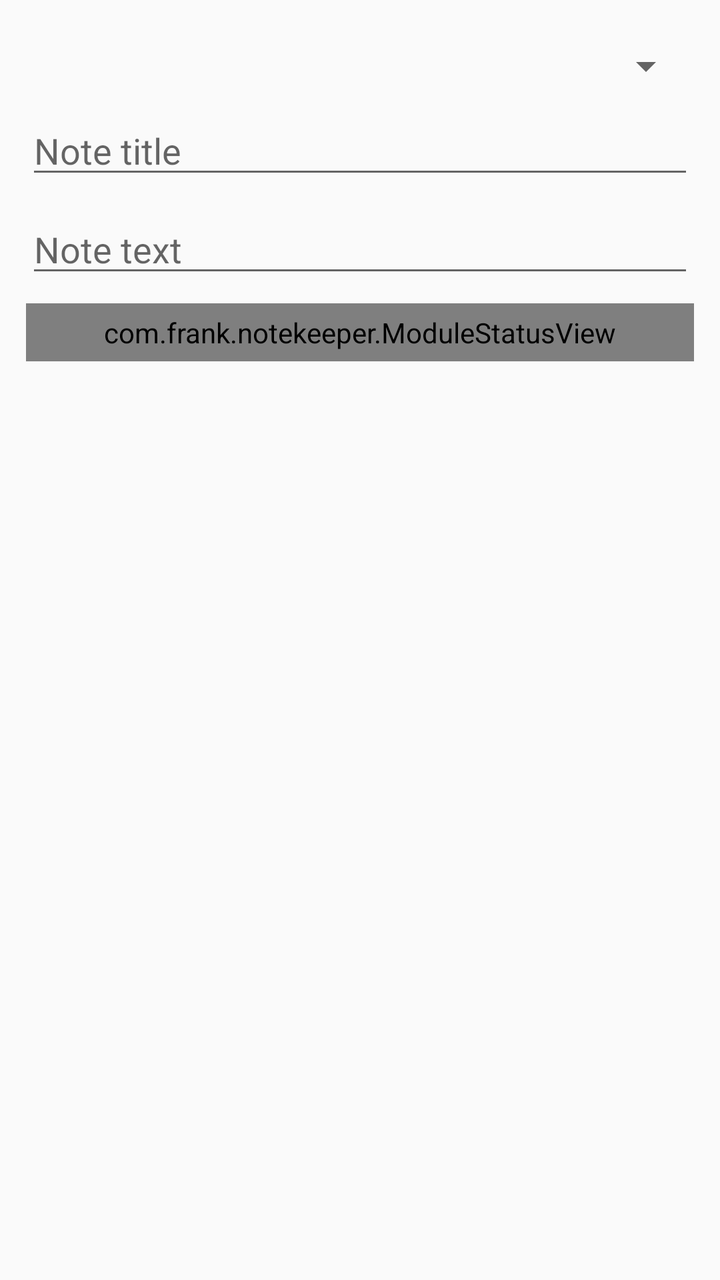
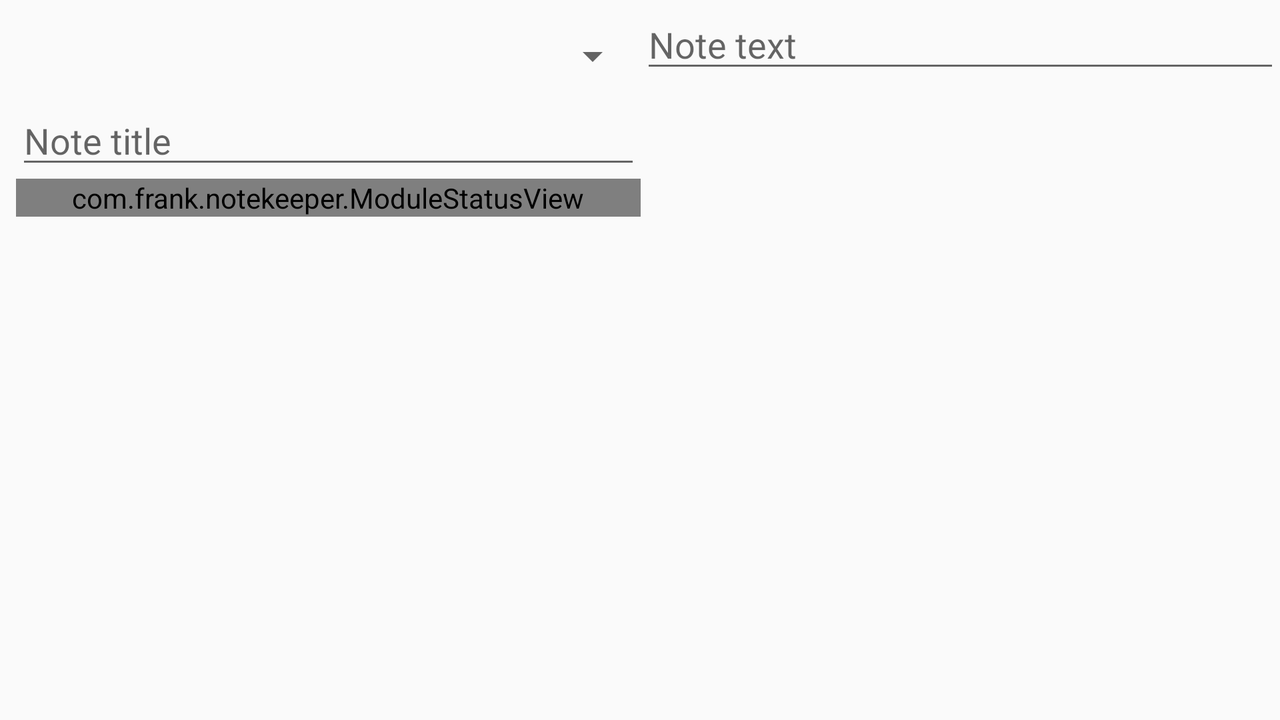

The same Android screen from two of the app's own layout files: first res/layout/ as a phone draws it, then the repository's variant for another configuration, drawn on a device whose configuration selects that folder. Both files follow.
<!-- AndroidManifest.xml: application theme AppTheme -->
<!-- res/layout/content_note.xml -->
<?xml version="1.0" encoding="utf-8"?>
<androidx.constraintlayout.widget.ConstraintLayout xmlns:android="http://schemas.android.com/apk/res/android"
    xmlns:app="http://schemas.android.com/apk/res-auto"
    xmlns:tools="http://schemas.android.com/tools"
    android:layout_width="match_parent"
    android:layout_height="match_parent"
    android:padding="5dp"
    app:layout_behavior="@string/appbar_scrolling_view_behavior"
    tools:context=".NoteActivity"
    tools:showIn="@layout/activity_note">

    <EditText
        android:id="@+id/text_note_title"
        android:layout_width="0dp"
        android:layout_height="wrap_content"
        android:layout_marginTop="8dp"
        android:autofillHints=""
        android:ems="10"
        android:gravity="start|top"
        android:hint="@string/note_title_hint"
        android:inputType="textMultiLine"
        android:nextFocusRight="@+id/text_note_text"
        android:textColor="?android:attr/textColorPrimary"
        android:textColorHint="?android:attr/textColorHint"
        app:layout_constraintEnd_toEndOf="@+id/spinner_courses"
        app:layout_constraintStart_toStartOf="@+id/spinner_courses"
        app:layout_constraintTop_toBottomOf="@+id/spinner_courses" />

    <EditText
        android:id="@+id/text_note_text"
        android:layout_width="0dp"
        android:layout_height="wrap_content"
        android:layout_marginTop="8dp"
        android:autofillHints=""
        android:ems="10"
        android:gravity="start|top"
        android:hint="@string/note_text_hint"
        android:inputType="textMultiLine"
        android:textColor="?android:attr/textColorPrimary"
        app:layout_constraintEnd_toEndOf="@+id/text_note_title"
        app:layout_constraintStart_toStartOf="@+id/text_note_title"
        app:layout_constraintTop_toBottomOf="@+id/text_note_title" />

    <ProgressBar
        android:id="@+id/progress_bar"
        style="@style/Widget.AppCompat.ProgressBar.Horizontal"
        android:layout_width="0dp"
        android:layout_height="wrap_content"
        android:layout_marginBottom="8dp"
        android:layout_marginEnd="32dp"
        android:layout_marginStart="32dp"
        android:layout_marginTop="8dp"
        android:max="3"
        app:layout_constraintBottom_toBottomOf="parent"
        app:layout_constraintEnd_toEndOf="@+id/text_note_text"
        app:layout_constraintStart_toStartOf="@+id/text_note_text"
        app:layout_constraintTop_toBottomOf="@+id/text_note_text"
        tools:visibility="gone" />

    <Spinner
        android:id="@+id/spinner_courses"
        android:layout_width="0dp"
        android:layout_height="wrap_content"
        android:layout_marginEnd="8dp"
        android:layout_marginStart="8dp"
        android:layout_marginTop="16dp"
        android:nextFocusRight="@+id/text_note_title"
        app:layout_constraintEnd_toEndOf="parent"
        app:layout_constraintStart_toStartOf="parent"
        app:layout_constraintTop_toTopOf="parent" />

    <view
        android:id="@+id/module_status"
        class="com.frank.notekeeper.ModuleStatusView"
        android:layout_width="0dp"
        android:layout_height="wrap_content"
        android:layout_marginTop="8dp"
        android:padding="5dp"
        app:layout_constraintEnd_toEndOf="@+id/text_note_text"
        app:layout_constraintStart_toStartOf="@+id/text_note_text"
        app:layout_constraintTop_toBottomOf="@+id/text_note_text"
        app:outlineColor="@android:color/holo_green_dark"
        app:outlineWidth="5dp"
        app:shape="circle" />
</androidx.constraintlayout.widget.ConstraintLayout>
<!-- resources referenced by this layout -->
<resources>
  <string name="note_text_hint">Note text</string>
  <string name="note_title_hint">Note title</string>
  <style name="AppTheme" parent="Theme.AppCompat.Light.DarkActionBar">
          
          <item name="colorPrimary">@color/colorPrimary</item>
          <item name="colorPrimaryDark">@color/colorPrimaryDark</item>
          <item name="colorAccent">@color/colorAccent</item>
  
      </style>
</resources>
<!-- res/layout-land/content_note.xml (the repository's variant of the layout above) -->
<!-- drawn on the phone turned sideways -->
<?xml version="1.0" encoding="utf-8"?>
<androidx.constraintlayout.widget.ConstraintLayout xmlns:android="http://schemas.android.com/apk/res/android"
    xmlns:app="http://schemas.android.com/apk/res-auto"
    xmlns:tools="http://schemas.android.com/tools"
    android:layout_width="match_parent"
    android:layout_height="match_parent"
    app:layout_behavior="@string/appbar_scrolling_view_behavior"
    tools:context=".NoteActivity"
    tools:showIn="@layout/activity_note">

    <EditText
        android:id="@+id/text_note_title"
        android:layout_width="0dp"
        android:layout_height="wrap_content"
        android:layout_marginTop="8dp"
        android:autofillHints=""
        android:ems="10"
        android:gravity="start|top"
        android:hint="@string/note_title_hint"
        android:inputType="textMultiLine"
        android:textColor="?android:attr/textColorPrimary"
        android:textColorHint="?android:attr/textColorHint"
        app:layout_constraintEnd_toEndOf="@+id/spinner_courses"
        app:layout_constraintStart_toStartOf="@+id/spinner_courses"
        app:layout_constraintTop_toBottomOf="@+id/spinner_courses" />

    <EditText
        android:id="@+id/text_note_text"
        android:layout_width="0dp"
        android:layout_height="wrap_content"
        android:autofillHints=""
        android:ems="10"
        android:gravity="start|top"
        android:hint="@string/note_text_hint"
        android:inputType="textMultiLine"
        android:textColor="?android:attr/textColorPrimary"
        app:layout_constraintEnd_toEndOf="parent"
        app:layout_constraintStart_toStartOf="@+id/guideline"
        app:layout_constraintTop_toTopOf="parent" />

    <ProgressBar
        android:id="@+id/progress_bar"
        style="@style/Widget.AppCompat.ProgressBar.Horizontal"
        android:layout_width="0dp"
        android:layout_height="wrap_content"
        android:layout_marginBottom="8dp"
        android:layout_marginEnd="32dp"
        android:layout_marginStart="32dp"
        android:layout_marginTop="8dp"
        android:max="3"
        app:layout_constraintBottom_toBottomOf="parent"
        app:layout_constraintEnd_toEndOf="@+id/text_note_text"
        app:layout_constraintStart_toStartOf="@+id/text_note_text"
        app:layout_constraintTop_toBottomOf="@+id/text_note_text"
        tools:visibility="gone" />

    <Spinner
        android:id="@+id/spinner_courses"
        android:layout_width="0dp"
        android:layout_height="wrap_content"
        android:layout_marginStart="8dp"
        android:layout_marginTop="16dp"
        app:layout_constraintEnd_toStartOf="@+id/guideline"
        app:layout_constraintStart_toStartOf="parent"
        app:layout_constraintTop_toTopOf="parent" />

    <androidx.constraintlayout.widget.Guideline
        android:id="@+id/guideline"
        android:layout_width="wrap_content"
        android:layout_height="wrap_content"
        android:orientation="vertical"
        app:layout_constraintGuide_percent="0.50073206" />

    <view
        android:id="@+id/module_status"
        class="com.frank.notekeeper.ModuleStatusView"
        android:layout_width="0dp"
        android:layout_height="wrap_content"
        app:layout_constraintEnd_toEndOf="@+id/text_note_title"
        app:layout_constraintStart_toStartOf="@+id/text_note_title"
        app:layout_constraintTop_toBottomOf="@+id/text_note_title" />
</androidx.constraintlayout.widget.ConstraintLayout>
